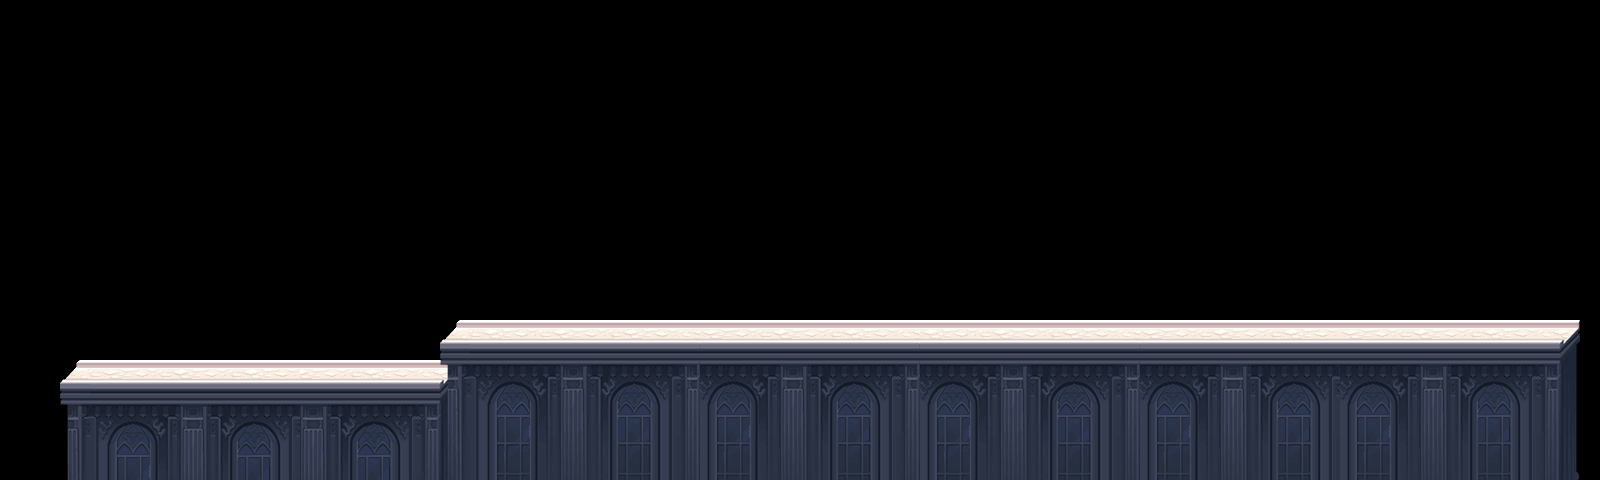

Tiled map render using the project's own tile images. Description and the map definition, with tile-layer contents summarised, below:
An orthogonal 80x12 tile map with 20x40 px tiles, 2 tile layers (块层 1, 块层 2) and 20 objects (16x 3, 4, 6).

<map version="1.0" orientation="orthogonal" width="80" height="12" tilewidth="20" tileheight="40">
 <tileset firstgid="1" name="road" tilewidth="20" tileheight="40">
  <image source="road.png" width="280" height="188" />
 </tileset>
 <layer name="块层 1" width="80" height="12">
  <data>[960 cells, 60 non-empty, 42 distinct tile ids]</data>
 </layer>
 <layer name="块层 2" width="80" height="12">
  <data>[960 cells, 228 non-empty, 56 distinct tile ids]</data>
 </layer>
 <objectgroup name="collision" width="80" height="12">
  <object x="68" y="374" width="378" height="106" />
  <object x="448" y="334" width="1126" height="146" />
 </objectgroup>
 <objectgroup name="items" width="80" height="12">
  <object type="3" x="620" y="320" />
  <object type="3" x="680" y="320" />
  <object type="3" x="740" y="320" />
  <object type="3" x="800" y="320" />
  <object type="3" x="860" y="320" />
  <object type="3" x="1040" y="320" />
  <object type="3" x="920" y="320" />
  <object type="4" x="980" y="320" />
  <object type="3" x="1460" y="320" />
  <object type="3" x="1100" y="320" />
  <object type="3" x="1280" y="320" />
  <object type="3" x="1400" y="320" />
  <object type="3" x="1520" y="320" />
  <object type="3" x="1160" y="320" />
  <object type="6" x="1220" y="320" />
  <object type="3" x="1340" y="320" />
 </objectgroup>
 <objectgroup name="enemy" width="80" height="12">
  <object type="3" x="1073" y="132" />
  <object type="3" x="882" y="136" />
 </objectgroup>
 <objectgroup name="up" width="80" height="12" />
</map>
